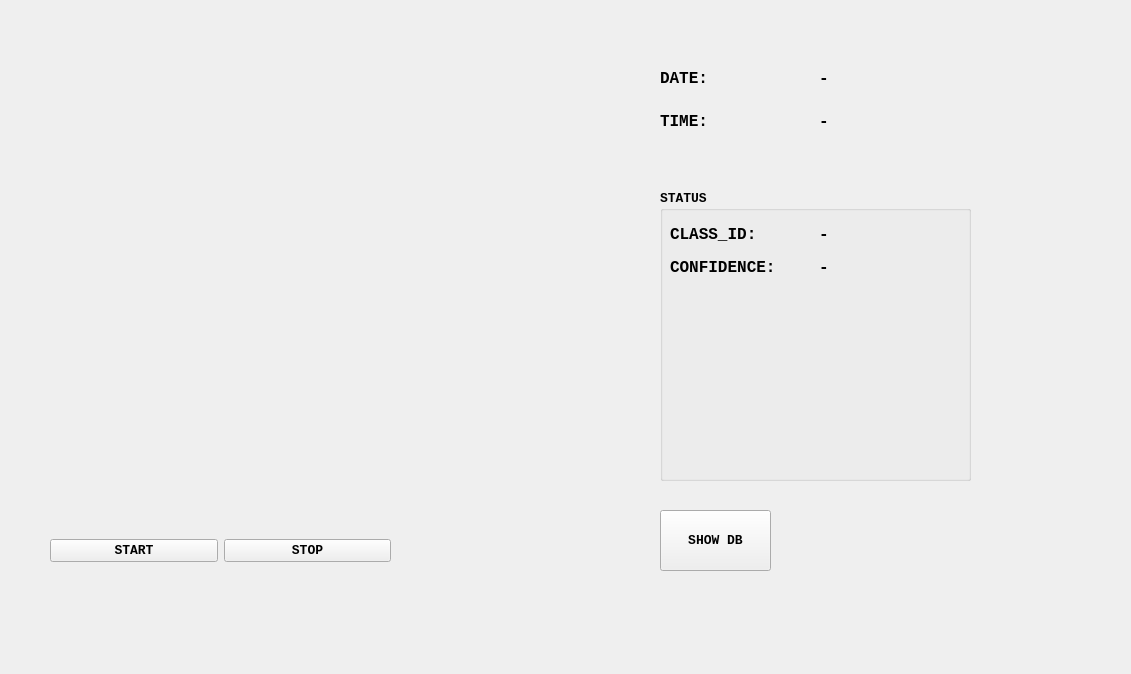
<?xml version="1.0" encoding="UTF-8"?>
<ui version="4.0">
 <class>MainWindow</class>
 <widget class="QMainWindow" name="MainWindow">
  <property name="geometry">
   <rect>
    <x>0</x>
    <y>0</y>
    <width>1131</width>
    <height>674</height>
   </rect>
  </property>
  <property name="windowTitle">
   <string>Traffic Sign Detector</string>
  </property>
  <widget class="QWidget" name="centralwidget">
   <widget class="QLabel" name="video_lb">
    <property name="geometry">
     <rect>
      <x>10</x>
      <y>10</y>
      <width>640</width>
      <height>480</height>
     </rect>
    </property>
    <property name="minimumSize">
     <size>
      <width>640</width>
      <height>480</height>
     </size>
    </property>
    <property name="maximumSize">
     <size>
      <width>640</width>
      <height>480</height>
     </size>
    </property>
    <property name="text">
     <string/>
    </property>
   </widget>
   <widget class="QWidget" name="horizontalLayoutWidget">
    <property name="geometry">
     <rect>
      <x>50</x>
      <y>520</y>
      <width>341</width>
      <height>61</height>
     </rect>
    </property>
    <layout class="QHBoxLayout" name="horizontalLayout">
     <item>
      <widget class="QPushButton" name="start_btn">
       <property name="font">
        <font>
         <family>Consolas</family>
         <pointsize>10</pointsize>
         <weight>75</weight>
         <bold>true</bold>
        </font>
       </property>
       <property name="text">
        <string>START</string>
       </property>
       <property name="checkable">
        <bool>false</bool>
       </property>
      </widget>
     </item>
     <item>
      <widget class="QPushButton" name="stop_btn">
       <property name="font">
        <font>
         <family>Consolas</family>
         <pointsize>10</pointsize>
         <weight>75</weight>
         <bold>true</bold>
        </font>
       </property>
       <property name="text">
        <string>STOP</string>
       </property>
       <property name="checkable">
        <bool>false</bool>
       </property>
      </widget>
     </item>
    </layout>
   </widget>
   <widget class="QWidget" name="gridLayoutWidget">
    <property name="geometry">
     <rect>
      <x>660</x>
      <y>60</y>
      <width>311</width>
      <height>80</height>
     </rect>
    </property>
    <layout class="QGridLayout" name="gridLayout">
     <item row="0" column="0">
      <layout class="QHBoxLayout" name="horizontalLayout_2">
       <item>
        <widget class="QLabel" name="textdate_lb">
         <property name="font">
          <font>
           <family>Consolas</family>
           <pointsize>12</pointsize>
           <weight>75</weight>
           <bold>true</bold>
          </font>
         </property>
         <property name="text">
          <string>DATE:</string>
         </property>
        </widget>
       </item>
       <item>
        <widget class="QLabel" name="date_lb">
         <property name="font">
          <font>
           <family>Consolas</family>
           <pointsize>12</pointsize>
           <weight>75</weight>
           <bold>true</bold>
          </font>
         </property>
         <property name="text">
          <string>-</string>
         </property>
        </widget>
       </item>
      </layout>
     </item>
     <item row="1" column="0">
      <layout class="QHBoxLayout" name="horizontalLayout_3">
       <item>
        <widget class="QLabel" name="texttime_lb">
         <property name="font">
          <font>
           <family>Consolas</family>
           <pointsize>12</pointsize>
           <weight>75</weight>
           <bold>true</bold>
          </font>
         </property>
         <property name="text">
          <string>TIME:</string>
         </property>
        </widget>
       </item>
       <item>
        <widget class="QLabel" name="time_lb">
         <property name="font">
          <font>
           <family>Consolas</family>
           <pointsize>12</pointsize>
           <weight>75</weight>
           <bold>true</bold>
          </font>
         </property>
         <property name="text">
          <string>-</string>
         </property>
        </widget>
       </item>
      </layout>
     </item>
    </layout>
   </widget>
   <widget class="QGroupBox" name="groupBox">
    <property name="geometry">
     <rect>
      <x>660</x>
      <y>190</y>
      <width>311</width>
      <height>291</height>
     </rect>
    </property>
    <property name="font">
     <font>
      <family>Consolas</family>
      <pointsize>10</pointsize>
      <weight>75</weight>
      <bold>true</bold>
     </font>
    </property>
    <property name="title">
     <string>STATUS</string>
    </property>
    <widget class="QWidget" name="gridLayoutWidget_2">
     <property name="geometry">
      <rect>
       <x>10</x>
       <y>30</y>
       <width>291</width>
       <height>61</height>
      </rect>
     </property>
     <layout class="QGridLayout" name="gridLayout_2">
      <item row="1" column="0">
       <layout class="QHBoxLayout" name="horizontalLayout_5">
        <item>
         <widget class="QLabel" name="textconfi_lb">
          <property name="font">
           <font>
            <family>Consolas</family>
            <pointsize>12</pointsize>
            <weight>75</weight>
            <bold>true</bold>
           </font>
          </property>
          <property name="text">
           <string>CONFIDENCE:</string>
          </property>
         </widget>
        </item>
        <item>
         <widget class="QLabel" name="confidence_lb">
          <property name="font">
           <font>
            <family>Consolas</family>
            <pointsize>12</pointsize>
            <weight>75</weight>
            <bold>true</bold>
           </font>
          </property>
          <property name="text">
           <string>-</string>
          </property>
         </widget>
        </item>
       </layout>
      </item>
      <item row="0" column="0">
       <layout class="QHBoxLayout" name="horizontalLayout_4">
        <item>
         <widget class="QLabel" name="textid_lb">
          <property name="font">
           <font>
            <family>Consolas</family>
            <pointsize>12</pointsize>
            <weight>75</weight>
            <bold>true</bold>
           </font>
          </property>
          <property name="text">
           <string>CLASS_ID:</string>
          </property>
         </widget>
        </item>
        <item>
         <widget class="QLabel" name="classid_lb">
          <property name="font">
           <font>
            <family>Consolas</family>
            <pointsize>12</pointsize>
            <weight>75</weight>
            <bold>true</bold>
           </font>
          </property>
          <property name="text">
           <string>-</string>
          </property>
         </widget>
        </item>
       </layout>
      </item>
     </layout>
    </widget>
   </widget>
   <widget class="QPushButton" name="stop_btn_2">
    <property name="geometry">
     <rect>
      <x>660</x>
      <y>510</y>
      <width>111</width>
      <height>61</height>
     </rect>
    </property>
    <property name="font">
     <font>
      <family>Consolas</family>
      <pointsize>10</pointsize>
      <weight>75</weight>
      <bold>true</bold>
     </font>
    </property>
    <property name="text">
     <string>SHOW DB</string>
    </property>
    <property name="checkable">
     <bool>false</bool>
    </property>
   </widget>
  </widget>
 </widget>
 <resources/>
 <connections/>
</ui>
